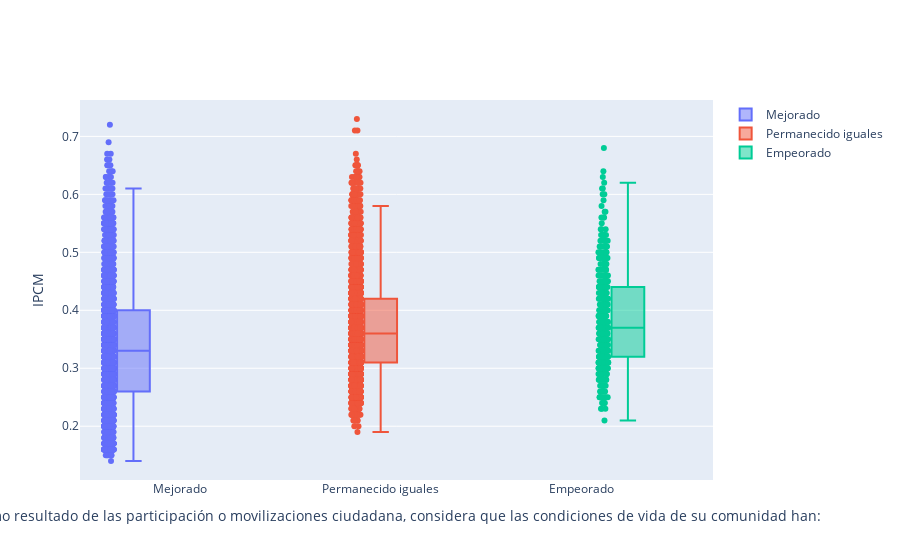

Write notebook code for a chart like this one.
### Code cell
caja0 = go.Box(
    y=Individuos[Individuos['I_47'] == "Mejorado"]['IPCM'],
    x=Individuos[Individuos['I_47'] == "Mejorado"]['I_47'],
    name='Mejorado', boxpoints="all"
    )

caja1 = go.Box(
    y=Individuos[Individuos['I_47'] == "Permanecido iguales"]['IPCM'],
    x=Individuos[Individuos['I_47'] == "Permanecido iguales"]['I_47'],
    name='Permanecido iguales', boxpoints="all"
    )

caja2 = go.Box(
    y=Individuos[Individuos['I_47'] == "Empeorado"]['IPCM'],
    x=Individuos[Individuos['I_47'] == "Empeorado"]['I_47'],
    name='Empeorado', boxpoints="all"
    )

data = [caja0, caja1, caja2]

layout = go.Layout(
    yaxis=dict(
        title='IPCM',
        zeroline=False
    ),
    xaxis=dict(
        title='Como resultado de las participación o movilizaciones ciudadana, considera que las condiciones de vida de su comunidad han:'
    ),
    boxmode='group'
)
fig = go.Figure(data=data, layout=layout)

py.iplot(fig, filename='I_47-Box')
# fig.show(renderer='colab')

### Figure 1 — Plotly figure (JSON) as saved in the notebook; plotly's stock layout.template omitted (floating-point values rounded to 4 significant figures; data arrays with more than 128 entries replaced by an {"elided": "..."} marker saying what was removed)
{"data": [{"boxpoints": "all", "name": "Mejorado", "type": "box", "x": {"elided": "3088 str values"}, "y": {"elided": "3088 float values"}}, {"boxpoints": "all", "name": "Permanecido iguales", "type": "box", "x": {"elided": "3512 str values"}, "y": {"elided": "3512 float values"}}, {"boxpoints": "all", "name": "Empeorado", "type": "box", "x": {"elided": "385 str values"}, "y": {"elided": "385 float values"}}], "layout": {"boxmode": "group", "xaxis": {"title": {"text": "Como resultado de las participación o movilizaciones ciudadana, considera que las condiciones de vida de su comunidad han:"}}, "yaxis": {"title": {"text": "IPCM"}, "zeroline": false}}}
